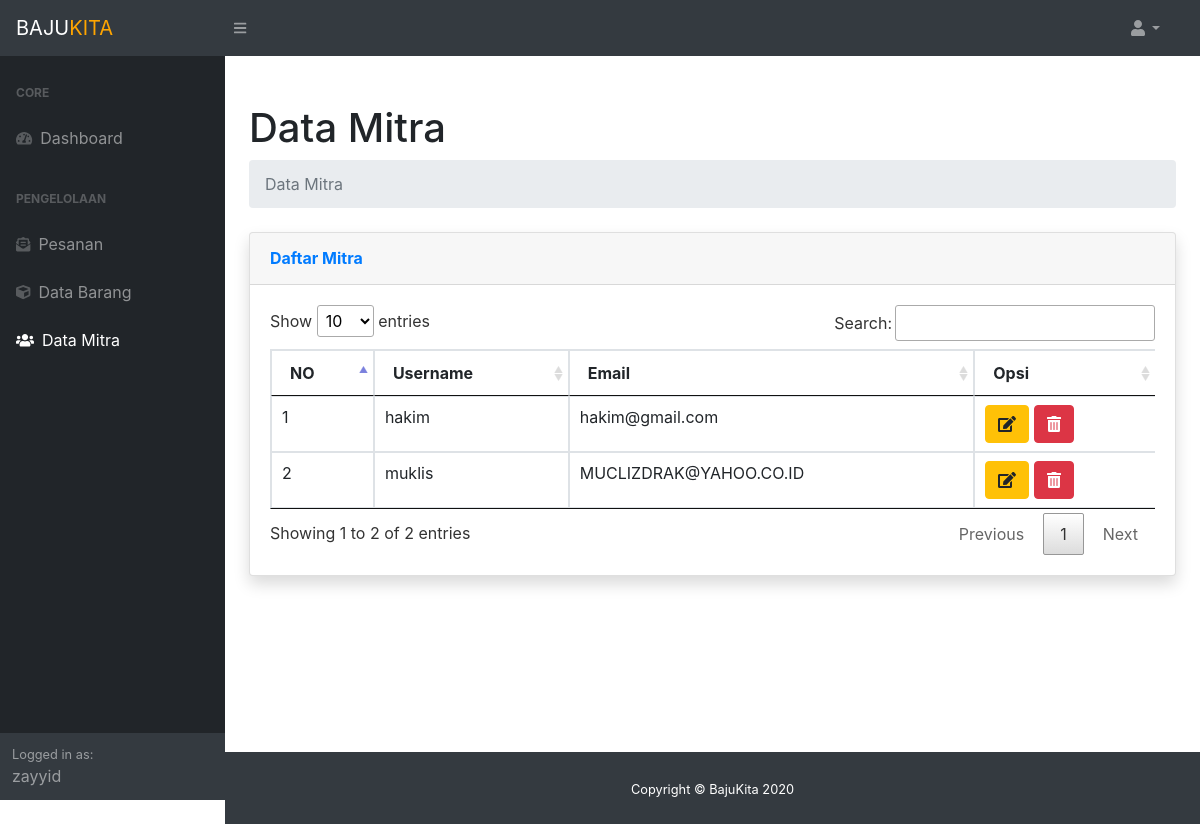
The app's page /admin/dist/index_admin.php?page=datamitra (signed in) with its own data.
### tables this page shows
CREATE TABLE `user` (
  `id_user` int(50) NOT NULL,
  `username_user` varchar(100) NOT NULL,
  `email_user` varchar(50) NOT NULL,
  `password_user` varchar(255) NOT NULL,
  `level` enum('admin','user') NOT NULL
);

### admin/dist/lib/data_mitra.php (the view)
<main>
    <div class="container-fluid">
        <h1 class="mt-4">Data Mitra</h1>
        <ol class="breadcrumb mb-4">
            <li class="breadcrumb-item active">Data Mitra</li>
        </ol>
    </div>
    <div class="container-fluid">
                <div class="card shadow mb-4">
                <div class="card-header py-3">
                <h6 class="m-0 font-weight-bold text-primary">Daftar Mitra</h6>
                </div>
                <div class="card-body">
                <div class="table-responsive">
                    <table class="table table-bordered" width="100%" cellspacing="0" id="datamitra">
                    <thead>
                        <tr>
                        <th>NO</th>
                        <th>Username</th>
                        <th>Email</th>
                        <th>Opsi</th>
                        </tr>
                    </thead>
                    <tbody>
                    <?php
                        $no = 1;
                        $qtampil = mysqli_query($koneksi,"SELECT * FROM `user` WHERE level = 'user'");
                        while($data = mysqli_fetch_array($qtampil)) {
                    ?>
                        <tr>
                        <td><?php echo $no++; ?></td>
                        <td ><?php echo $data['username_user']?></td>
                        <td><?php echo $data['email_user']; ?></td>
                        <td>
                            <a <?php echo "href='?page=editmitra&id=$data[id_user]'" ?>><button type="button" class="btn btn-warning"><i class="fas fa-edit"></i></button></a>
                            <a <?php echo "href='lib/proses/hapus_mitra.php?id=$data[id_user]'" ?> onclick="return confirm('Anda yakin mau menghapus item ini ?')" ><button type="button" class="btn btn-danger" ><i class="fas fa-trash-alt"></i></button></a>
                        </td>
                        </tr>
                    <?php } ?>
                    </tbody>
                    </table>
                </div>
                </div>
            </div>
</main>

### records on screen
user: username_user "hakim", email_user "hakim@gmail.com"
user: username_user "muklis", email_user "MUCLIZDRAK@YAHOO.CO.ID"

### other values on screen
$_SESSION['username_user'] "zayyid"
